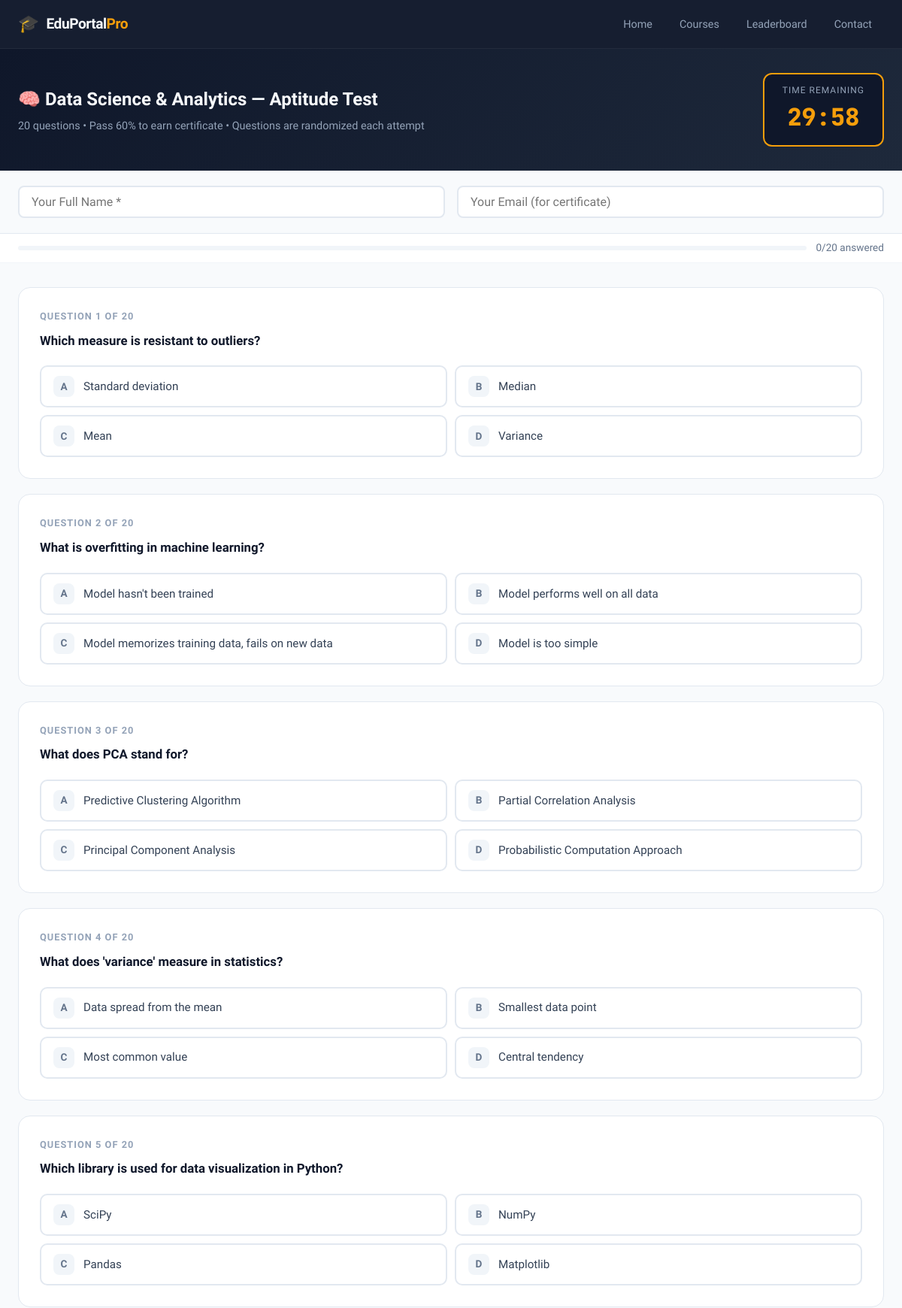
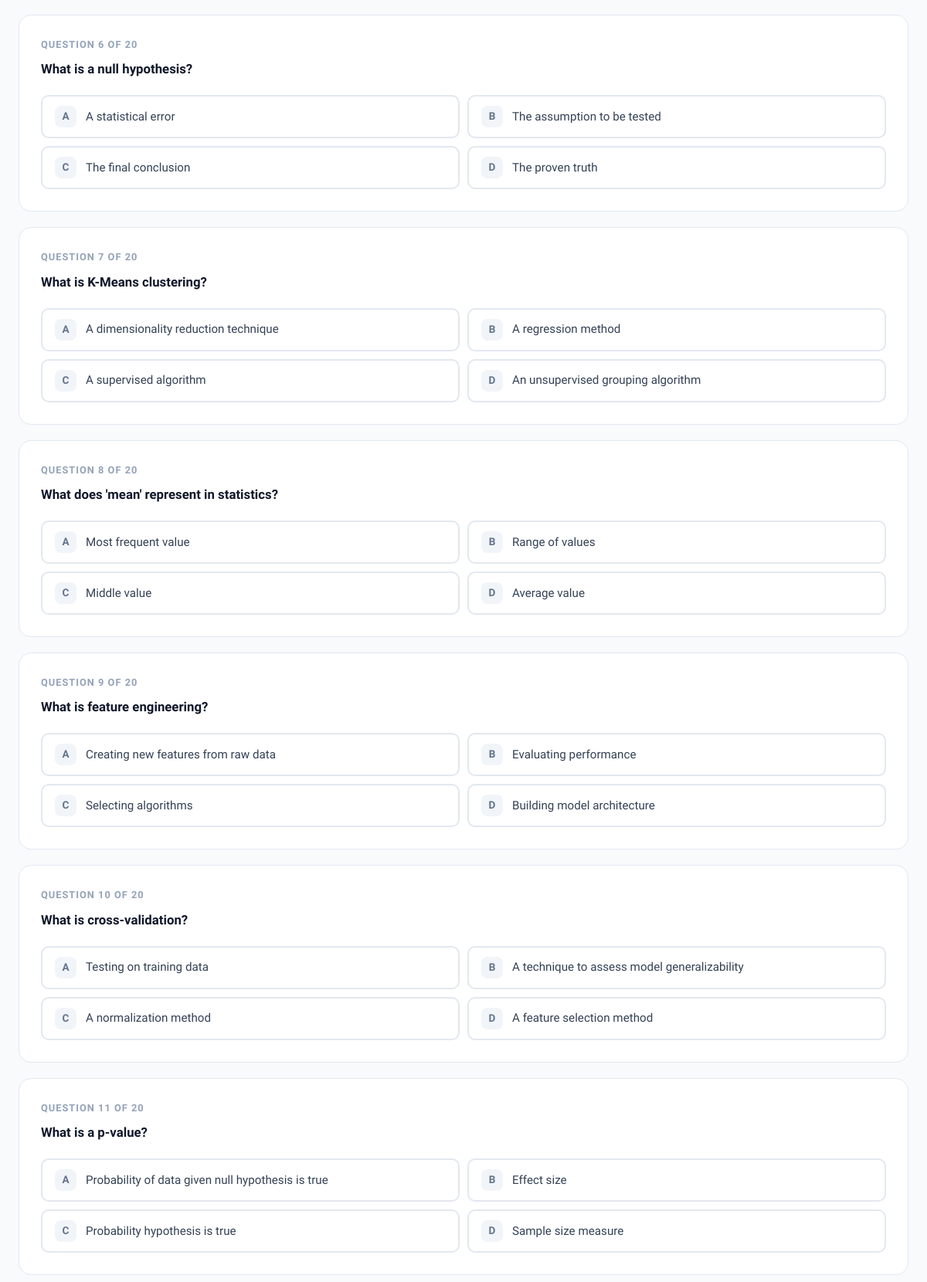
Page /courses/3/test/ (upper part) on the committed database (2 pictures, top to bottom).
### students/models.py (models this page shows, shortened)
class Course(models.Model):
    title = models.CharField(max_length=200)
    description = models.TextField()
    subject = models.CharField(max_length=100)
    duration = models.CharField(max_length=50, default="4 weeks")
    level = models.CharField(max_length=50, choices=[
        ('Beginner', 'Beginner'),
        ('Intermediate', 'Intermediate'),
        ('Advanced', 'Advanced'),
    ], default='Beginner')
    icon = models.CharField(max_length=10, default='📚')
    color = models.CharField(max_length=30, default='#4f46e5')
    created_at = models.DateTimeField(auto_now_add=True)

class Question(models.Model):
    course = models.ForeignKey(Course, on_delete=models.CASCADE, related_name='questions')
    question_text = models.TextField()
    option_a = models.CharField(max_length=300)
    option_b = models.CharField(max_length=300)
    option_c = models.CharField(max_length=300)
    option_d = models.CharField(max_length=300)
    correct_answer = models.CharField(max_length=1, choices=[
        ('A', 'A'), ('B', 'B'), ('C', 'C'), ('D', 'D')
    ])
    explanation = models.TextField(blank=True)

### students/views.py (the view)
# urls.py: path('courses/<int:course_id>/test/', views.start_test, name='start_test'),
def start_test(request, course_id):
    course = get_object_or_404(Course, id=course_id)
    all_questions = list(course.questions.all())
    if len(all_questions) < 5:
        messages.error(request, "Not enough questions available for this test. Please contact admin.")
        return redirect('course_detail', course_id=course_id)
    count = min(20, len(all_questions))
    selected = random.sample(all_questions, count)
    test_questions = []
    for q in selected:
        options = [
            ('A', q.option_a),
            ('B', q.option_b),
            ('C', q.option_c),
            ('D', q.option_d),
        ]
        random.shuffle(options)
        answer_map = {}
        new_options = {}
        for new_key, (orig_key, text) in zip(['A', 'B', 'C', 'D'], options):
            new_options[new_key] = text
            answer_map[new_key] = orig_key  # maps new position to original option
        correct_new = None
        for nk, ok in answer_map.items():
            if ok == q.correct_answer:
                correct_new = nk
                break
        test_questions.append({
            'id': q.id,
            'text': q.question_text,
            'options': new_options,
            'answer_map': answer_map,
            'correct_shuffled': correct_new,
        })
    request.session['test_course_id'] = course_id
    request.session['test_questions'] = [
        {
            'id': tq['id'],
            'text': tq['text'],
            'options': tq['options'],
            'correct_shuffled': tq['correct_shuffled'],
            'answer_map': tq['answer_map'],
        }
        for tq in test_questions
    ]
    return render(request, 'test.html', {
        'course': course,
        'questions': test_questions,
        'total': count,
    })

### students/templates/test.html (shortened to what this page needs)
{% extends 'base.html' %}
{% block content %}
<div class="test-header">
    <div class="container">
        <div>
            <div class="test-title">🧠 {{ course.title }} — Aptitude Test</div>
            <div class="test-subtitle">{{ total }} questions • Pass 60% to earn certificate • Questions are randomized each attempt</div>
        </div>
        <div class="timer-box">
            <div class="timer-label">Time Remaining</div>
            <div class="timer-display" id="timer">30:00</div>
        </div>
    </div>
</div>
<form method="post" action="{% url 'submit_test' course.id %}" id="testForm">
<div class="student-form-section">
    <div class="container">
        <div class="student-form-inner">
            <input type="text" name="student_name" placeholder="Your Full Name *" required>
            <input type="email" name="student_email" placeholder="Your Email (for certificate)">
        </div>
    </div>
</div>
<div class="progress-bar-wrap">
    <div class="container">
        <div class="progress-bar-inner">
            <div class="prog-bar"><div class="prog-fill" id="progFill" style="width:0%"></div></div>
            <div class="prog-text"><span id="answeredCount">0</span>/{{ total }} answered</div>
        </div>
    </div>
</div>
<section class="questions-section">
    <div class="container">
        {% for q in questions %}
        <div class="question-block" id="qblock_{{ q.id }}">
            <div class="question-num">Question {{ forloop.counter }} of {{ total }}</div>
            <div class="question-text">{{ q.text }}</div>
            <div class="options-grid">
                {% for key, text in q.options.items %}
                <label class="option-label" id="label_{{ q.id }}_{{ key }}" onclick="selectOption(this, '{{ q.id }}', '{{ key }}')">
                    <div class="option-key">{{ key }}</div>
                    <div class="option-text">{{ text }}</div>
                </label>
                {% endfor %}
            </div>
        </div>
        {% endfor %}
    </div>
</section>
</form>
{% endblock %}

### static/css/main.css (style rules this page uses)
*, *::before, *::after { box-sizing: border-box; margin: 0; padding: 0; }
html { scroll-behavior: smooth; }
body { font-family: 'Sora', sans-serif; background: #f8fafc; color: #1e293b; line-height: 1.6; min-height: 100vh; }
:root { --primary: #4f46e5; --primary-dark: #3730a3; --accent: #f59e0b; --surface: #fff; --border: #e2e8f0; --muted: #94a3b8; --text: #0f172a; --radius: 12px; --shadow: 0 4px 24px rgba(0,0,0,0.08); }
.container { max-width: 1200px; margin: 0 auto; padding: 0 24px; }
body { display: flex; flex-direction: column; }

### students/templates/test.html (style rules this page uses)
.test-header { background: linear-gradient(135deg, #0f172a 0%, #1e293b 100%); padding: 32px 0; }
.test-header .container { display:flex; justify-content:space-between; align-items:center; flex-wrap:wrap; gap:16px; }
.test-title { color:#f8fafc; font-size:1.5rem; font-weight:700; }
.test-subtitle { color:#94a3b8; font-size:0.9rem; margin-top:4px; }
.timer-box { background: #0f172a; border: 2px solid #f59e0b; border-radius:12px; padding:12px 24px; text-align:center; }
.timer-label { color:#94a3b8; font-size:0.75rem; text-transform:uppercase; letter-spacing:1px; }
.timer-display { color:#f59e0b; font-size:2rem; font-weight:800; font-family:'JetBrains Mono',monospace; }
.student-form-section { background:#f8fafc; border-bottom:1px solid #e2e8f0; padding:20px 0; }
.student-form-inner { display:flex; gap:16px; flex-wrap:wrap; }
.student-form-inner input { flex:1; min-width:200px; padding:10px 16px; border:2px solid #e2e8f0; border-radius:8px; font-family:inherit; font-size:1rem; }
.questions-section { padding: 32px 0 80px; }
.question-block { background:#fff; border:1px solid #e2e8f0; border-radius:16px; padding:28px; margin-bottom:20px; transition:box-shadow 0.2s; }
.question-num { font-size:0.8rem; font-weight:600; color:#94a3b8; text-transform:uppercase; letter-spacing:1px; margin-bottom:8px; }
.question-text { font-size:1.05rem; font-weight:600; color:#0f172a; margin-bottom:20px; line-height:1.6; }
.options-grid { display:grid; grid-template-columns:1fr 1fr; gap:10px; }
.option-label { display:flex; align-items:center; gap:12px; padding:12px 16px; border:2px solid #e2e8f0; border-radius:10px; cursor:pointer; transition:all 0.2s; }
.option-key { width:28px; height:28px; border-radius:8px; background:#f1f5f9; display:flex; align-items:center; justify-content:center; font-weight:700; font-size:0.85rem; color:#64748b; flex-shrink:0; }
.option-text { font-size:0.95rem; color:#334155; }
.progress-bar-wrap { position:sticky; top:64px; z-index:100; background:#fff; padding:8px 0; border-bottom:1px solid #f1f5f9; }
.progress-bar-inner { display:flex; align-items:center; gap:12px; }
.prog-bar { flex:1; height:6px; background:#f1f5f9; border-radius:4px; overflow:hidden; }
.prog-text { font-size:0.85rem; color:#64748b; white-space:nowrap; }

### rows in the picture
Course: title "Data Science & Analytics"
Question: text "Which measure is resistant to outliers?", options "Standard deviation" "Median" "Mean" "Variance"
Question: text "What is overfitting in machine learning?", options "Model hasn't been trained" "Model performs well on all data" "Model memorizes training data, fails on new data" "Model is too simple"
Question: text "What does PCA stand for?", options "Predictive Clustering Algorithm" "Partial Correlation Analysis" "Principal Component Analysis" "Probabilistic Computation Approach"
Question: text "What does 'variance' measure in statistics?", options "Data spread from the mean" "Smallest data point" "Most common value" "Central tendency"
Question: text "Which library is used for data visualization in Python?", options "SciPy" "NumPy" "Pandas" "Matplotlib"
Question: text "What is a null hypothesis?", options "A statistical error" "The assumption to be tested" "The final conclusion" "The proven truth"
Question: text "What is K-Means clustering?", options "A dimensionality reduction technique" "A regression method" "A supervised algorithm" "An unsupervised grouping algorithm"
Question: text "What does 'mean' represent in statistics?", options "Most frequent value" "Range of values" "Middle value" "Average value"
Question: text "What is feature engineering?", options "Creating new features from raw data" "Evaluating performance" "Selecting algorithms" "Building model architecture"
Question: text "What is cross-validation?", options "Testing on training data" "A technique to assess model generalizability" "A normalization method" "A feature selection method"
Question: text "What is a p-value?", options "Probability of data given null hypothesis is true" "Effect size" "Probability hypothesis is true" "Sample size measure"

### other values in the picture
{{ total }} "20"
{{ total }} "20" "20" "20" "20" "20" "20" "20" "20" "20" "20" "20"
{{ key }} "A" "B" "C" "D" "A" "B" "C" "D" "A" "B" "C" "D" "A" "B" "C" "D" "A" "B" "C" "D" "A" "B" "C" "D" "A" "B" "C" "D" "A" "B" "C" "D" "A" "B" "C" "D" "A" "B" "C" "D" "A" "B" "C" "D"
